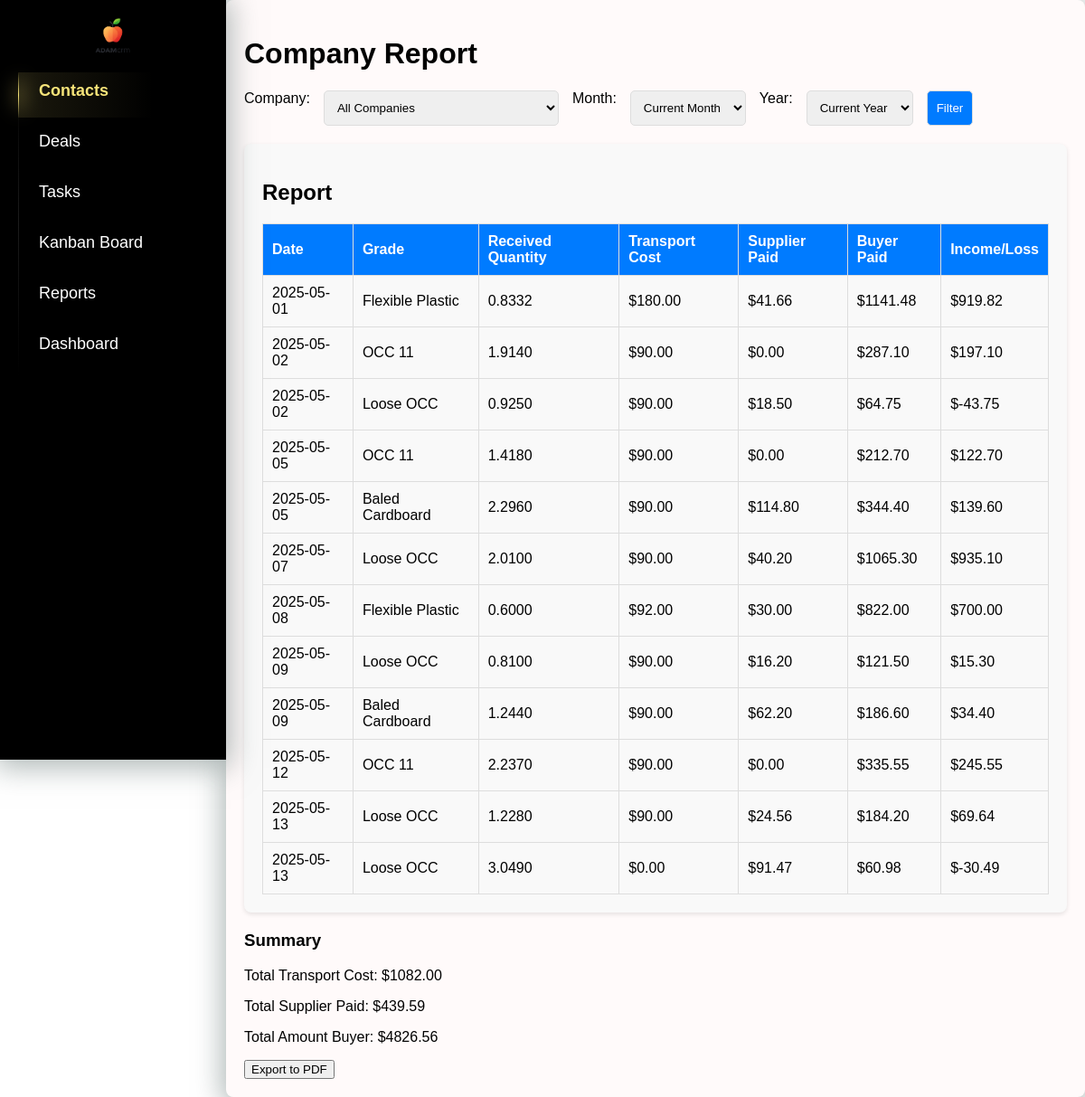
Page /reports/company/ on the earlier database version.
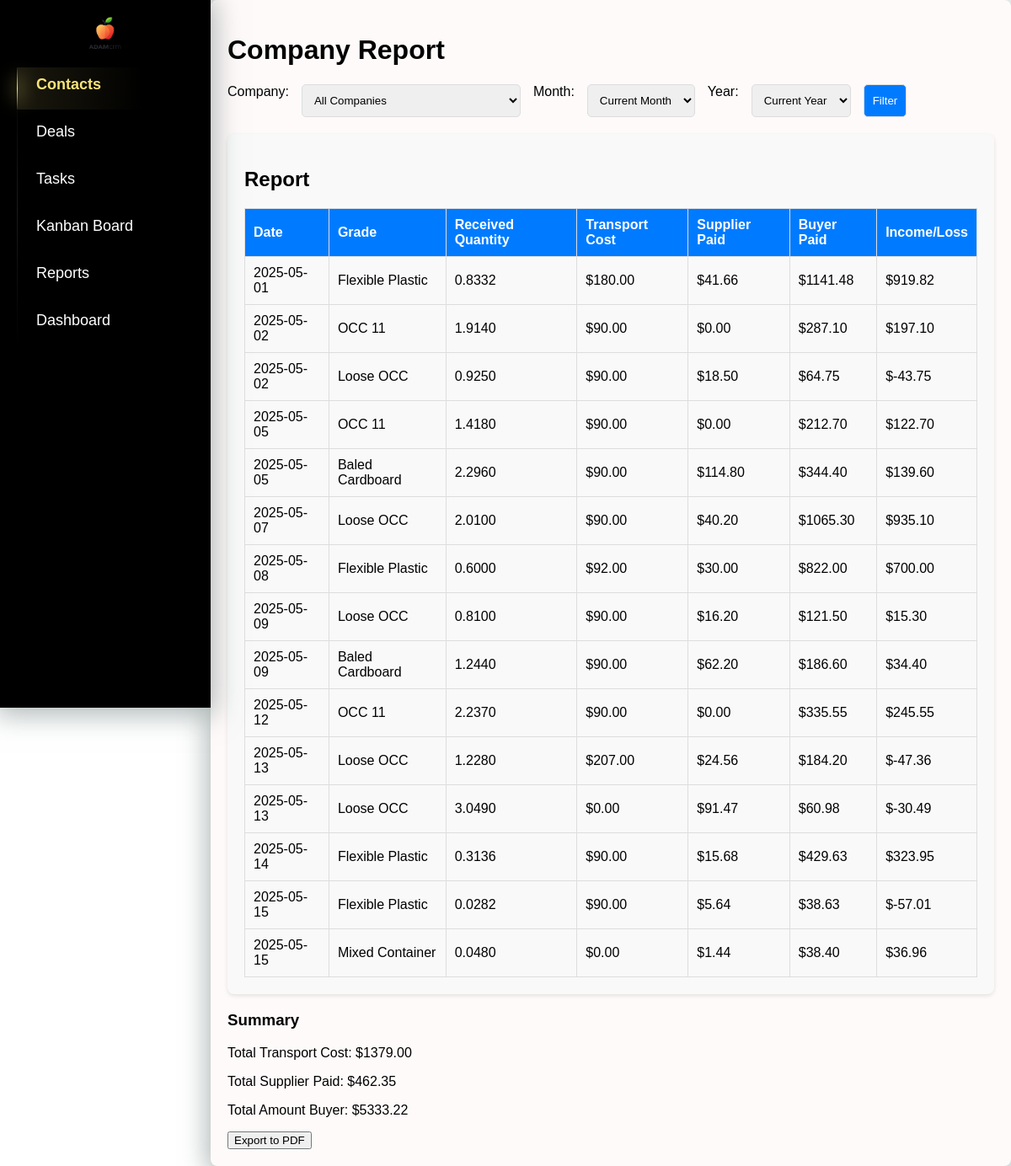
Same page on the later database version.
### crm/models.py (models this page shows, shortened)
class Deals(models.Model):
    date = models.DateTimeField(default=timezone.now)  # Дата сделки
    supplier = models.ForeignKey(Company, on_delete=models.CASCADE, related_name='deals_as_supplier')
    buyer = models.ForeignKey(Company, on_delete=models.CASCADE, related_name='deals_as_buyer', null=True, blank=True)
    grade = models.CharField(max_length=255, choices=[(key, key) for key in settings.MATERIALS_LIST.keys()])
    shipped_quantity = models.DecimalField(max_digits=10, decimal_places=4, null=True, blank=True, default=0)  # Отправленный объем (тонны, паллеты и т.д.)
    shipped_pallets = models.PositiveIntegerField(default=0)  # Количество паллет (по умолчанию 0)
    scale_ticket = models.CharField(max_length=50, blank=True, null=True)  # Номер талона на весы (может быть пустым)
    received_quantity = models.DecimalField(max_digits=10, decimal_places=4, null=True, blank=True, default=0)  # Принятый объем (по умолчанию 0)
    received_pallets = models.IntegerField(default=0)  # Количество паллет, принятых (по умолчанию 0)
    supplier_price = models.DecimalField(max_digits=10, decimal_places=2, blank=True, null=True)  # Цена поставщика (может быть пустым)
    supplier_currency = models.CharField(max_length=10, default="CAD")  # Валюта поставщика (по умолчанию "CAD")
    supplier_total = models.DecimalField(max_digits=10, decimal_places=2, blank=True, null=True)  # Сумма поставщика (может быть пустым)
    buyer_price = models.DecimalField(max_digits=10, decimal_places=2)  # Цена покупателя
    buyer_currency = models.CharField(max_length=10, default="CAD")  # Валюта покупателя (по умолчанию "CAD")
    total_amount = models.DecimalField(max_digits=10, decimal_places=2,default=0)  # Итоговая сумма сделки
    invoice_number = models.CharField(max_length=50, blank=True, null=True)  # Номер счета (может быть пустым)
    paid_date = models.DateField(blank=True, null=True)  # Дата оплаты (может быть пустым)
    transport_cost = models.DecimalField(max_digits=10, decimal_places=2,default=0)  # Стоимость транспорта
    transport_company = models.ForeignKey(Company, on_delete=models.CASCADE, related_name='deals_as_hauler')  # Название транспортной компании (может быть пустым)
    total_income_loss = models.DecimalField(max_digits=10, decimal_places=2,default=0)  # Общий доход/убыток

### crm/views.py (the view)
# urls.py: path("reports/company/", views.company_report, name="company_report"),
def company_report(request):
    now = datetime.now()
    current_month = now.month
    current_year = now.year
    selected_company_id = request.GET.get('company', '')
    month = request.GET.get('month', '') or str(current_month).zfill(2)
    year = request.GET.get('year', '') or str(current_year)
    transport_companies = Company.objects.filter(contacts__company_type='hauler')
    deals = Deals.objects.all()
    if selected_company_id:
        deals = deals.filter(Q(supplier__id=int(selected_company_id)) |
                             Q(buyer__id=int(selected_company_id)) |
                             Q(transport_company__in=transport_companies)
        )
    if month and year:
        deals = deals.filter(date__month=int(month), date__year=int(year))
    elif month:  # Если указан только месяц
        deals = deals.filter(date__month=int(month))
    elif year:  # Если указан только год
        deals = deals.filter(date__year=int(year))
    total_transport_cost = deals.aggregate(Sum('transport_cost'))['transport_cost__sum'] or 0
    total_supplier_paid = deals.aggregate(Sum('supplier_total'))['supplier_total__sum'] or 0
    total_amount_buyer = deals.aggregate(Sum('total_amount'))['total_amount__sum'] or 0
    total_buyer_paid = deals.aggregate(Sum('total_income_loss'))[
                           'total_income_loss__sum'] or 0  # Итог для покупателя (например, прибыль или убыток)
    companies = Company.objects.all()
    years = Deals.objects.annotate(year=ExtractYear('date')).values_list('year', flat=True).distinct()
    months = range(1, 13)  # Месяцы с 1 по 12
    context = {
        'deals': deals,
        'total_transport_cost': total_transport_cost,
        'total_supplier_paid': total_supplier_paid,
        'total_amount_buyer': total_amount_buyer,
        'total_buyer_paid': total_buyer_paid,  # Передаем total_buyer_paid в шаблон
        'companies': companies,
        'selected_company_id': int(selected_company_id) if selected_company_id.isdigit() else None,
        'month': month,
        'year': year,
        'years': sorted(years),  # Сортируем список лет для удобства
        'months': months,  # Месяцы для выпадающего списка
    }
    return render(request, 'crm/company_report.html', context)

### crm/templatetags/custom_filters.py (called while the page is built)
@register.filter(name='get_month_name')
def get_month_name(value):
    try:
        return calendar.month_name[int(value)]
    except (ValueError, IndexError):
        return value

### crm/templates/crm/company_report.html (shortened to what this page needs)
{% extends 'crm/index.html' %}
{% load static %}
{% load custom_filters %}
{% block content %}
    <h1>Company Report</h1>
    <form method="get" action="{% url 'company_report' %}" class="filter-form">
        <label for="company">Company:</label>
        <select name="company" id="company">
            <option value="">All Companies</option>
        </select>
        <label for="month">Month:</label>
        <select name="month" id="month">
            <option value="" {% if not month %}selected{% endif %}>Current Month</option>
        </select>
        <label for="year">Year:</label>
        <select name="year" id="year">
            <option value="" {% if not year %}selected{% endif %}>Current Year</option>
        </select>
        <button type="submit">
            Filter
        </button>
    </form>
    <div class="block">
        <h2>Report</h2>
        <table>
            <thead>
                <tr>
                    <th>Date</th>
                    <th>Grade</th>
                    <th>Received Quantity</th>
                    <th>Transport Cost</th>
                    <th>Supplier Paid</th>
                    <th>Buyer Paid</th>
                    <th>Income/Loss</th>
                </tr>
            </thead>
            <tbody>
                {% if deals %}
                    {% for deal in deals %}
                        <tr>
                            <td>{{ deal.date|date:"Y-m-d" }}</td>
                            <td>{{ deal.grade }}</td>
                            <td>{{ deal.received_quantity }}</td>
                            <td>${{ deal.transport_cost|floatformat:2 }}</td>
                            <td>${{ deal.supplier_total|floatformat:2 }}</td>
                            <td>${{ deal.total_amount|floatformat:2 }}</td>
                            <td>${{ deal.total_income_loss|floatformat:2 }}</td>
                        </tr>
                    {% endfor %}
                {% else %}
                    <tr>
                        <td colspan="6" style="text-align: center;">No data available for the selected filters.</td>
                    </tr>
                {% endif %}
            </tbody>
        </table>
    </div>
    <div>
        <h3>Summary</h3>
        <p>Total Transport Cost: ${{ total_transport_cost|floatformat:2 }}</p>
        <p>Total Supplier Paid: ${{ total_supplier_paid|floatformat:2 }}</p>
        <p>Total Amount Buyer: ${{ total_amount_buyer|floatformat:2 }}</p>
    </div>
    <form action="{% url 'export_company_report_pdf' %}" method="get">
        <button type="submit">Export to PDF</button>
    </form>
    <link rel="stylesheet" href="{% static 'crm/company_reports.css' %}">
{% endblock %}

Differences in the rows shown:
changed Deals (number 11 of 15 on the later page): transport_cost "90.00" → "207.00"; total_income_loss "69.64" → "-47.36"
added Deals: date "2025-05-14", grade "Flexible Plastic", received_quantity "0.3136", transport_cost "90.00", supplier_total "15.68", total_amount "429.63", total_income_loss "323.95"
added Deals: date "2025-05-15", grade "Flexible Plastic", received_quantity "0.0282", transport_cost "90.00", supplier_total "5.64", total_amount "38.63", total_income_loss "-57.01"
added Deals: date "2025-05-15", grade "Mixed Container", received_quantity "0.0480", transport_cost "0.00", supplier_total "1.44", total_amount "38.40", total_income_loss "36.96"
Other differences:
{{ total_transport_cost|floatformat:2 }}: "1082.00" → "1379.00"
{{ total_supplier_paid|floatformat:2 }}: "439.59" → "462.35"
{{ total_amount_buyer|floatformat:2 }}: "4826.56" → "5333.22"
